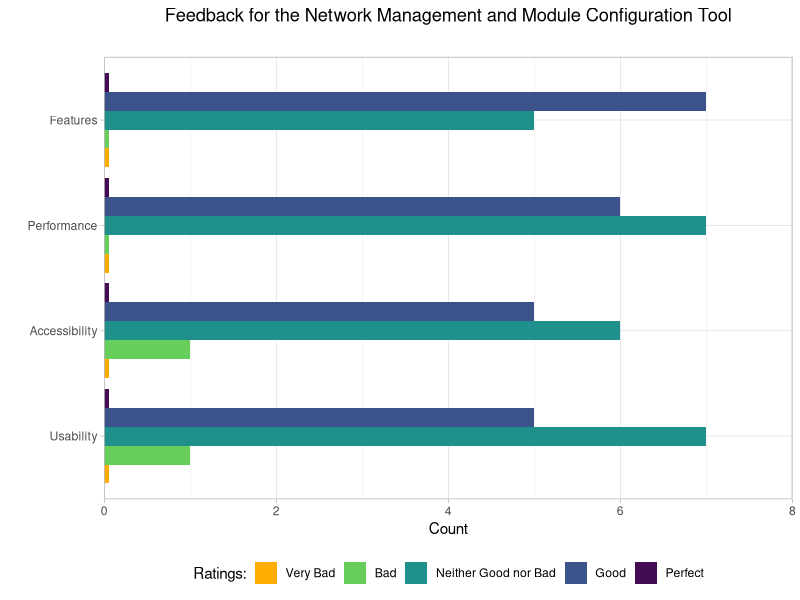
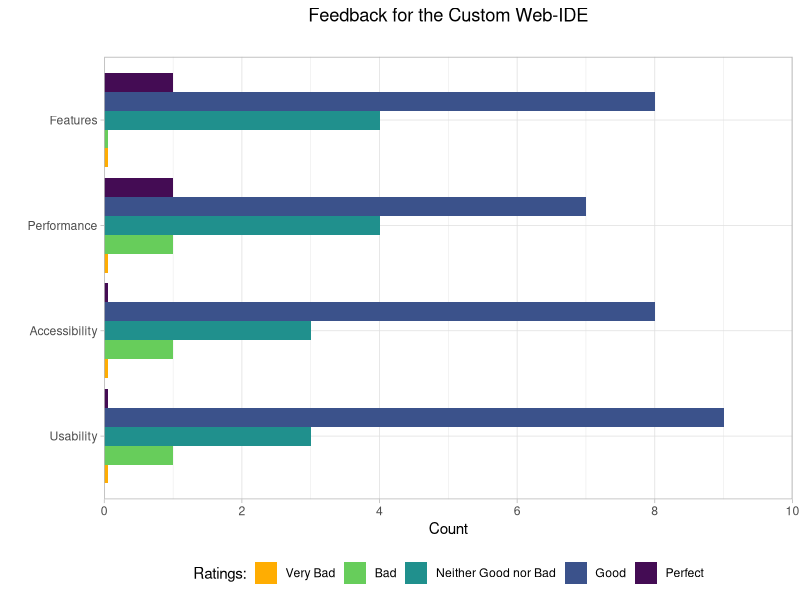
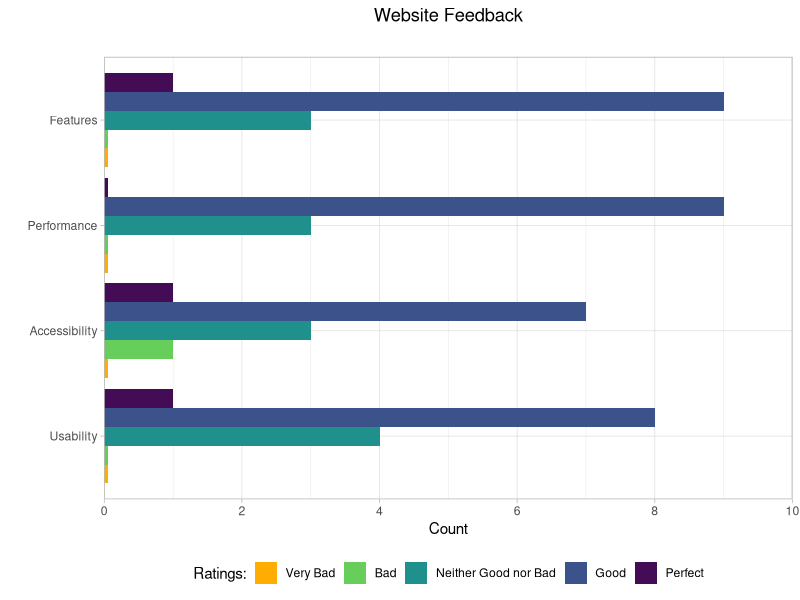
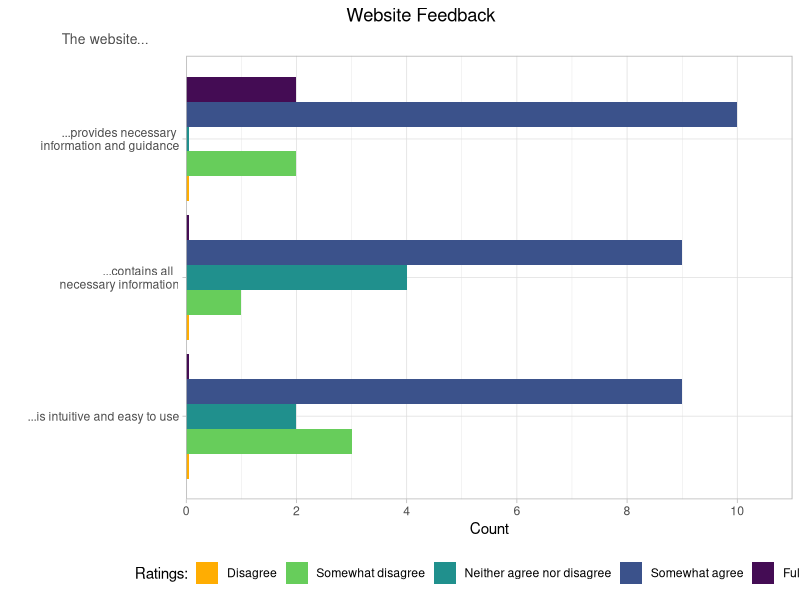
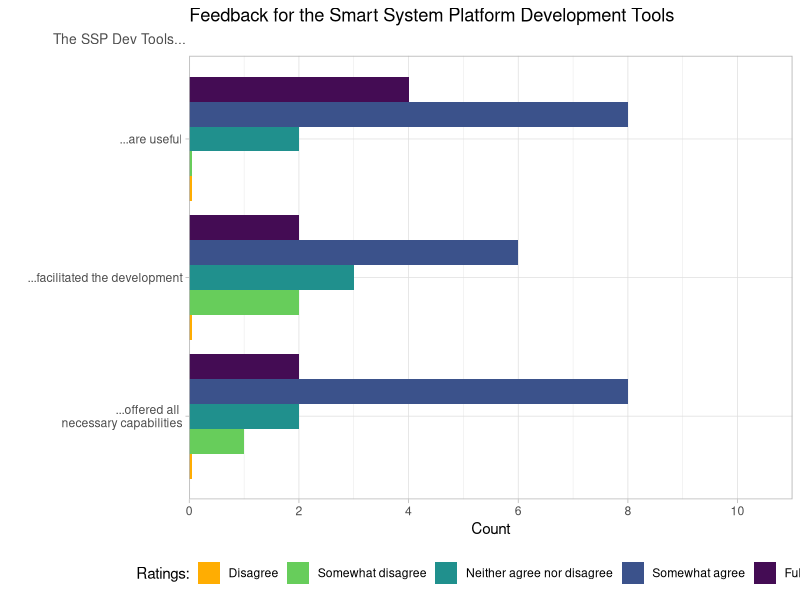
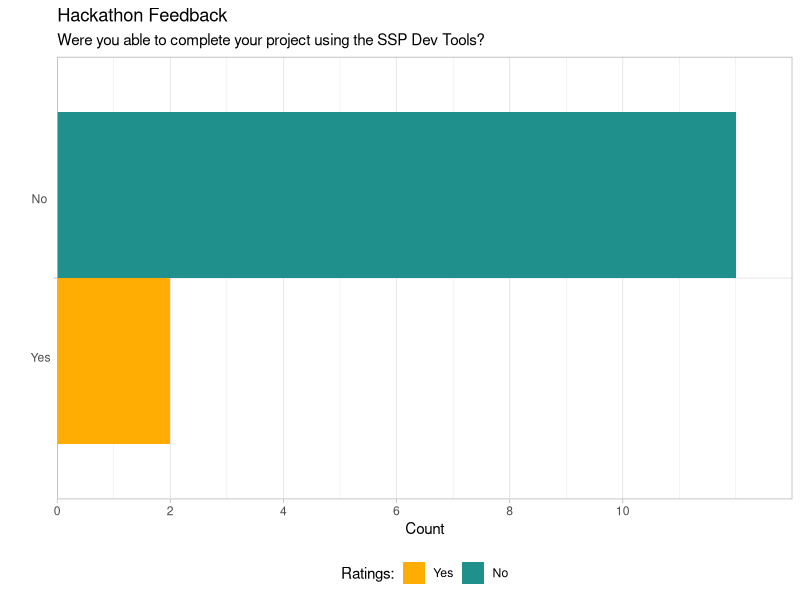
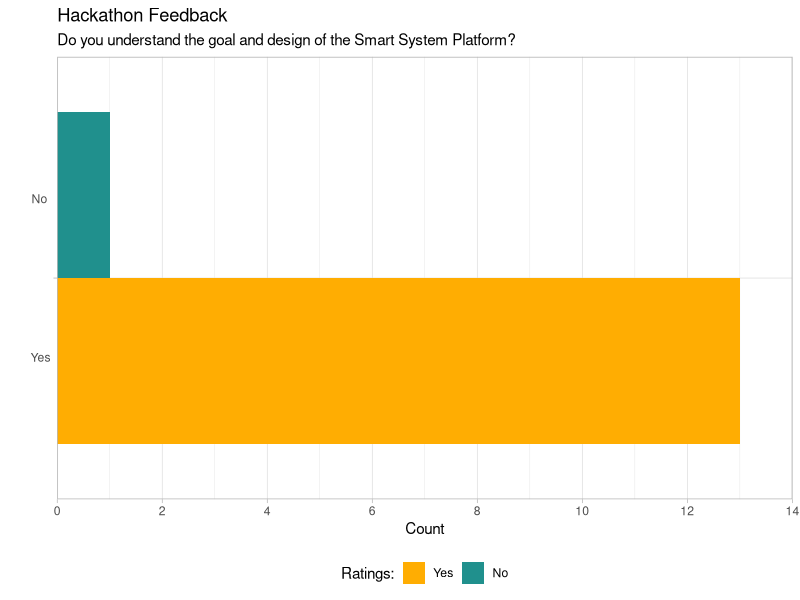
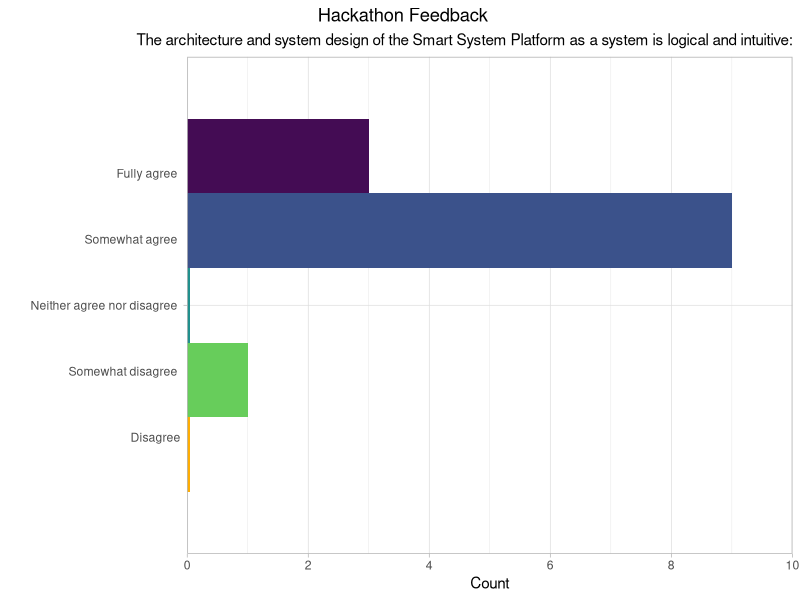

R code for these plots, in order:
## ---- chunk 1
library(ggplot2)
library(dplyr)
library(readr)
library(tidyverse)
library(tidyr)
library(mgcv)

#custom_colours <- c("#F8766D","#00BFC4")
custom_colours <- c("#F8766D", "#00BFC4", "#7CAE00", "#C77CFF", "#F564E3", "#619CFF", "#00BA38")

## ---- chunk 2

data <- read.csv("data/Smart System Platform Feedback_February 11, 2025_23.18.csv", header = TRUE, sep = ",")

descriptions <- data[1, , drop = FALSE]
data <- data %>% slice(-c(1:3))

options1 <- c("Very Bad", "Bad", "Neither Good nor Bad", "Good", "Perfect")
description1 <- c("Usability", "Accessibility", "Performance", "Features")

ide_data <- data[, c(45, 46, 47, 48)]
nmmct_data <- data[, c(49, 50, 51, 52)]
website_data <- data[, c(53, 54, 55, 56)]

options2 <- c("Disagree", "Somewhat disagree", "Neither agree nor disagree", "Somewhat agree", "Fully agree")
website_description0 <- c("...is intuitive and easy to use", "...contains all  \n necessary information", "...provides necessary \n information and guidance")
website_description <- descriptions[, c(66, 67, 70)]
website_data2 <- data[, c(66, 67, 70)]

ssp_description0 <- c("...offered all \n necessary capabilities", "...facilitated the development", "...are useful")
ssp_description <- descriptions[, c( 57, 59, 61)]
ssp_data <- data[, c( 57, 59, 61)]


component_description <- descriptions[, c(42)]
component_data <- data[, c(42)]
component_data <- as.data.frame(component_data)

options3 <- c("Yes", "No")
completion_description <- descriptions[, c(62)]
completion_description0 <- c("")
completion_data <- data[, c(62)]
completion_data <- as.data.frame(completion_data)

logic_description <- descriptions[, c(64)]
logic_description0 <- c("")
logic_data <- data[, c(64)]
logic_data <- as.data.frame(logic_data)

architecture_data <- data[, c(65)]
architecture_description <- descriptions[, c(65)]
architecture_data <- as.data.frame(architecture_data)

toolpage_data <- data[, c(69)]
toolpage_description <- descriptions[, c(69)]
toolpage_data <- as.data.frame(toolpage_data)

ct_data <- data[, c(62, 64)]
ct_description <- descriptions[, c(62, 64)]

ta_data <- data[, c(65, 69)]
ta_description <- descriptions[, c(62, 64)]

## ---- chunk 3

nmmct_long <- nmmct_data %>%
  pivot_longer(cols = everything(), names_to = "Aspect", values_to = "Response") %>%
  drop_na() %>%
  filter(Response != "")  

nmmct_long$Response <- factor(nmmct_long$Response, levels = options1)

nmmct_counts <- nmmct_long %>%
  count(Aspect, Response, name = "Count")
missing_levels <- expand.grid(Aspect = unique(nmmct_counts$Aspect), Response = options1) %>%
  anti_join(nmmct_counts, by = c("Aspect", "Response"))

if (nrow(missing_levels) > 0) {
  missing_levels$Count <- 0.05
  nmmct_counts <- bind_rows(nmmct_counts, missing_levels)
}

custom_colours <- c("Very Bad" = "#ffad02", 
                    "Bad" = "#67cd5b", 
                    "Neither Good nor Bad" = "#20908d", 
                    "Good" = "#3b528b", 
                    "Perfect" = "#440c54")

p_nmmct <- ggplot(nmmct_counts, aes(x = Aspect, y = Count, fill = Response)) +
  geom_bar(stat = "identity", position = "dodge") + 
  coord_flip() + 
  scale_fill_manual(values = custom_colours, name = "Ratings:", drop = FALSE) +  
  scale_x_discrete(labels = description1) + 
  scale_y_continuous(expand = c(0, 0), , limits = c(0, 8)) +
  labs(title = "Feedback for the Network Management and Module Configuration Tool",
       subtitle = "",
       x = "",
       y = "Count") +
  theme_light() +
  theme(legend.position = "bottom",
        plot.title = element_text(hjust = 0.5)) 

ggsave(filename = paste0("plots/nmmct.png"), plot = p_nmmct, width = 10, height = 6, dpi = 300, bg = "white")

## ---- chunk 4

ide_long <- ide_data %>%
  pivot_longer(cols = everything(), names_to = "Aspect", values_to = "Response") %>%
  drop_na() %>%
  filter(Response != "")  

ide_long$Response <- factor(ide_long$Response, levels = options1)

ide_counts <- ide_long %>%
  count(Aspect, Response, name = "Count")
missing_levels <- expand.grid(Aspect = unique(ide_counts$Aspect), Response = options1) %>%
  anti_join(ide_counts, by = c("Aspect", "Response"))

if (nrow(missing_levels) > 0) {
  missing_levels$Count <- 0.05
  ide_counts <- bind_rows(ide_counts, missing_levels)
}

custom_colours <- c("Very Bad" = "#ffad02", 
                    "Bad" = "#67cd5b", 
                    "Neither Good nor Bad" = "#20908d", 
                    "Good" = "#3b528b", 
                    "Perfect" = "#440c54")

p_ide <- ggplot(ide_counts, aes(x = Aspect, y = Count, fill = Response)) +
  geom_bar(stat = "identity", position = "dodge") + 
  coord_flip() + 
  scale_fill_manual(values = custom_colours, name = "Ratings:", drop = FALSE) +  
  scale_x_discrete(labels = description1) + 
  scale_y_continuous(expand = c(0, 0), , limits = c(0, 10), breaks = seq(0, 10, by = 2)) +
  labs(title = "Feedback for the Custom Web-IDE",
       subtitle = "",
       x = "",
       y = "Count") +
  theme_light() +
  theme(legend.position = "bottom",
        plot.title = element_text(hjust = 0.5)) 

ggsave(filename = paste0("plots/ide.png"), plot = p_ide, width = 10, height = 6, dpi = 300, bg = "white")

## ---- chunk 5

website_long <- website_data %>%
  pivot_longer(cols = everything(), names_to = "Aspect", values_to = "Response") %>%
  drop_na() %>%
  filter(Response != "")  

website_long$Response <- factor(website_long$Response, levels = options1)

website_counts <- website_long %>%
  count(Aspect, Response, name = "Count")
missing_levels <- expand.grid(Aspect = unique(website_counts$Aspect), Response = options1) %>%
  anti_join(website_counts, by = c("Aspect", "Response"))

if (nrow(missing_levels) > 0) {
  missing_levels$Count <- 0.05
  website_counts <- bind_rows(website_counts, missing_levels)
}

custom_colours <- c("Very Bad" = "#ffad02", 
                    "Bad" = "#67cd5b", 
                    "Neither Good nor Bad" = "#20908d", 
                    "Good" = "#3b528b", 
                    "Perfect" = "#440c54")

p_website <- ggplot(website_counts, aes(x = Aspect, y = Count, fill = Response)) +
  geom_bar(stat = "identity", position = "dodge") + 
  coord_flip() + 
  scale_fill_manual(values = custom_colours, name = "Ratings:", drop = FALSE) +  
  scale_x_discrete(labels = description1) + 
  scale_y_continuous(expand = c(0, 0), , limits = c(0, 10), breaks = seq(0, 10, by = 2)) +
  labs(title = "Website Feedback",
       subtitle = "",
       x = "",
       y = "Count") +
  theme_light() +
  theme(legend.position = "bottom",
        plot.title = element_text(hjust = 0.5)) 

ggsave(filename = paste0("plots/website.png"), plot = p_website, width = 10, height = 6, dpi = 300, bg = "white")

## ---- chunk 6

website_long <- website_data2 %>%
  pivot_longer(cols = everything(), names_to = "Aspect", values_to = "Response") %>%
  drop_na() %>%
  filter(Response != "")  

website_long$Response <- factor(website_long$Response, levels = options2)

website_counts <- website_long %>%
  count(Aspect, Response, name = "Count")
missing_levels <- expand.grid(Aspect = unique(website_counts$Aspect), Response = options2) %>%
  anti_join(website_counts, by = c("Aspect", "Response"))

if (nrow(missing_levels) > 0) {
  missing_levels$Count <- 0.05
  website_counts <- bind_rows(website_counts, missing_levels)
}

custom_colours2 <- c("Disagree" = "#ffad02", 
                    "Somewhat disagree" = "#67cd5b", 
                    "Neither agree nor disagree" = "#20908d", 
                    "Somewhat agree" = "#3b528b", 
                    "Fully agree" = "#440c54")

p_website2 <- ggplot(website_counts, aes(x = Aspect, y = Count, fill = Response)) +
  geom_bar(stat = "identity", position = "dodge") + 
  coord_flip() + 
  scale_fill_manual(values = custom_colours2, name = "Ratings:", drop = FALSE) +  
  scale_x_discrete(labels = website_description0) + 
  scale_y_continuous(expand = c(0, 0), , limits = c(0, 11), breaks = seq(0, 10, by = 2)) +
  labs(title = "Website Feedback",
       subtitle = "The website...",
       x = "",
       y = "Count") +
  theme_light() +
  theme(legend.position = "bottom",
        plot.title = element_text(hjust = 0.35),
        plot.subtitle = element_text(hjust = -0.24, size = 10, color = "grey30")
        ) 

ggsave(filename = paste0("plots/website2.png"), plot = p_website2, width = 10, height = 6, dpi = 300, bg = "white")

## ---- chunk 7

ssp_long <- ssp_data %>%
  pivot_longer(cols = everything(), names_to = "Aspect", values_to = "Response") %>%
  drop_na() %>%
  filter(Response != "")  

ssp_long$Response <- factor(ssp_long$Response, levels = options2)

ssp_counts <- ssp_long %>%
  count(Aspect, Response, name = "Count")
missing_levels <- expand.grid(Aspect = unique(ssp_counts$Aspect), Response = options2) %>%
  anti_join(ssp_counts, by = c("Aspect", "Response"))

if (nrow(missing_levels) > 0) {
  missing_levels$Count <- 0.05
  ssp_counts <- bind_rows(ssp_counts, missing_levels)
}

custom_colours2 <- c("Disagree" = "#ffad02", 
                    "Somewhat disagree" = "#67cd5b", 
                    "Neither agree nor disagree" = "#20908d", 
                    "Somewhat agree" = "#3b528b", 
                    "Fully agree" = "#440c54")

p_ssp <- ggplot(ssp_counts, aes(x = Aspect, y = Count, fill = Response)) +
  geom_bar(stat = "identity", position = "dodge") + 
  coord_flip() + 
  scale_fill_manual(values = custom_colours2, name = "Ratings:", drop = FALSE) +  
  scale_x_discrete(labels = ssp_description0) + 
  scale_y_continuous(expand = c(0, 0), , limits = c(0, 11), breaks = seq(0, 10, by = 2)) +
  labs(title = "Feedback for the Smart System Platform Development Tools",
       subtitle = "The SSP Dev Tools...",
       x = "",
       y = "Count") +
  theme_light() +
  theme(legend.position = "bottom",
        plot.title = element_text(hjust = 0.),
        plot.subtitle = element_text(hjust = -0.29, size = 10, color = "grey30")
        )

ggsave(filename = paste0("plots/ssp.png"), plot = p_ssp, width = 10, height = 6, dpi = 300, bg = "white")

## ---- chunk 8

completion_long <- completion_data %>%
  pivot_longer(cols = everything(), names_to = "Aspect", values_to = "Response") %>%
  drop_na() %>%
  filter(Response != "")  

completion_long$Response <- factor(completion_long$Response, levels = options3)

completion_counts <- completion_long %>%
  count(Aspect, Response, name = "Count")
missing_levels <- expand.grid(Aspect = unique(completion_counts$Aspect), Response = options3) %>%
  anti_join(completion_counts, by = c("Aspect", "Response"))

#if (nrow(missing_levels) > 0) {
#  missing_levels$Count <- 0.05
#  completion_counts <- bind_rows(completion_counts, missing_levels)
#}

custom_colours2 <- c("Yes" = "#ffad02", 
                     "No" = "#20908d")

p_completion <- ggplot(completion_counts, aes(x = Aspect, y = Count, fill = Response)) +
  geom_bar(stat = "identity", position = "dodge") + 
  coord_flip() + 
  scale_fill_manual(values = custom_colours2, name = "Ratings:", drop = FALSE) +  
  scale_x_discrete(labels = c("No \n\n\n\n\n\n\n\n\n\n\n\n Yes")) + 
  scale_y_continuous(expand = c(0, 0), , limits = c(0, 13), breaks = seq(0, 10, by = 2)) +
  labs(title = "Hackathon Feedback",
       subtitle = "Were you able to complete your project using the SSP Dev Tools?",#completion_description,
       x = "",
       y = "Count") +
  theme_light() +
  theme(legend.position = "bottom",
        #plot.title = element_text(hjust = 0.5),
        #plot.subtitle = element_text(hjust = -0.29, size = 10, color = "grey30")
        )

ggsave(filename = paste0("plots/completion.png"), plot = p_completion, width = 6, height = 6, dpi = 300, bg = "white")

## ---- chunk 9

logic_long <- logic_data %>%
  pivot_longer(cols = everything(), names_to = "Aspect", values_to = "Response") %>%
  drop_na() %>%
  filter(Response != "")  

logic_long$Response <- factor(logic_long$Response, levels = options3)

logic_counts <- logic_long %>%
  count(Aspect, Response, name = "Count")
missing_levels <- expand.grid(Aspect = unique(logic_counts$Aspect), Response = options3) %>%
  anti_join(logic_counts, by = c("Aspect", "Response"))

#if (nrow(missing_levels) > 0) {
#  missing_levels$Count <- 0.05
#  logic_counts <- bind_rows(logic_counts, missing_levels)
#}

custom_colours2 <- c("Yes" = "#ffad02", 
                     "No" = "#20908d")

p_logic <- ggplot(logic_counts, aes(x = Aspect, y = Count, fill = Response)) +
  geom_bar(stat = "identity", position = "dodge") + 
  coord_flip() + 
  scale_fill_manual(values = custom_colours2, name = "Ratings:", drop = FALSE) +  
  scale_x_discrete(labels = c("No \n\n\n\n\n\n\n\n\n\n\n\n Yes")) + 
  scale_y_continuous(expand = c(0, 0), , limits = c(0, 14), breaks = seq(0, 14, by = 2)) +
  labs(title = "Hackathon Feedback",
       subtitle = logic_description,
       x = "",
       y = "Count") +
  theme_light() +
  theme(legend.position = "bottom",
        #plot.title = element_text(hjust = 0.5),
        #plot.subtitle = element_text(hjust = -0.29, size = 10, color = "grey30")
        )

ggsave(filename = paste0("plots/logic.png"), plot = p_logic, width = 6, height = 6, dpi = 300, bg = "white")

## ---- chunk 10

architecture_long <- architecture_data %>%
  pivot_longer(cols = everything(), names_to = "Aspect", values_to = "Response") %>%
  drop_na() %>%
  filter(Response != "")  

architecture_long$Response <- factor(architecture_long$Response, levels = options2)

architecture_counts <- architecture_long %>%
  count(Aspect, Response, name = "Count")
missing_levels <- expand.grid(Aspect = unique(architecture_counts$Aspect), Response = options2) %>%
  anti_join(architecture_counts, by = c("Aspect", "Response"))

if (nrow(missing_levels) > 0) {
  missing_levels$Count <- 0.05
  architecture_counts <- bind_rows(architecture_counts, missing_levels)
}

custom_colours2 <- c("Disagree" = "#ffad02", 
                    "Somewhat disagree" = "#67cd5b", 
                    "Neither agree nor disagree" = "#20908d", 
                    "Somewhat agree" = "#3b528b", 
                    "Fully agree" = "#440c54")

p_architecture <- ggplot(architecture_counts, aes(x = Aspect, y = Count, fill = Response)) +
  geom_bar(stat = "identity", position = "dodge") + 
  coord_flip() + 
  scale_fill_manual(values = custom_colours2, name = "", drop = FALSE) +  
  scale_x_discrete(labels = c("Fully agree \n\n\n\n\n Somewhat agree \n\n\n\n\n Neither agree nor disagree \n\n\n\n\n Somewhat disagree \n\n\n\n\n Disagree")) + 
  scale_y_continuous(expand = c(0, 0), , limits = c(0, 10), breaks = seq(0, 10, by = 2)) +
  labs(title = "Hackathon Feedback",
       subtitle = architecture_description,
       x = "",
       y = "Count") +
  theme_light() +
  theme(legend.position = "none",
        plot.title = element_text(hjust = 0.3),
        plot.subtitle = element_text(hjust = 1)
        )

ggsave(filename = paste0("plots/architecture.png"), plot = p_architecture, width = 8, height = 6, dpi = 300, bg = "white")

## ---- chunk 11

toolpage_long <- toolpage_data %>%
  pivot_longer(cols = everything(), names_to = "Aspect", values_to = "Response") %>%
  drop_na() %>%
  filter(Response != "")  

toolpage_long$Response <- factor(toolpage_long$Response, levels = options2)

toolpage_counts <- toolpage_long %>%
  count(Aspect, Response, name = "Count")
missing_levels <- expand.grid(Aspect = unique(toolpage_counts$Aspect), Response = options2) %>%
  anti_join(toolpage_counts, by = c("Aspect", "Response"))

if (nrow(missing_levels) > 0) {
  missing_levels$Count <- 0.05
  toolpage_counts <- bind_rows(toolpage_counts, missing_levels)
}

custom_colours2 <- c("Disagree" = "#ffad02", 
                    "Somewhat disagree" = "#67cd5b", 
                    "Neither agree nor disagree" = "#20908d", 
                    "Somewhat agree" = "#3b528b", 
                    "Fully agree" = "#440c54")

p_toolpage <- ggplot(toolpage_counts, aes(x = Aspect, y = Count, fill = Response)) +
  geom_bar(stat = "identity", position = "dodge") + 
  coord_flip() + 
  scale_fill_manual(values = custom_colours2, name = "", drop = FALSE) +  
  scale_x_discrete(labels = c("Fully agree \n\n\n\n\n\n Somewhat agree \n\n\n\n\n\n Neither agree nor disagree \n\n\n\n\n\n Somewhat disagree \n\n\n\n\n\n Disagree")) + 
  scale_y_continuous(expand = c(0, 0), , limits = c(0, 11), breaks = seq(0, 11, by = 2)) +
  labs(title = "Hackathon Feedback",
       subtitle = "The Smart System Platform Development Tool page is intuitive and easy to use",#toolpage_description,
       x = "",
       y = "Count") +
  theme_light() +
  theme(legend.position = "none",
        plot.title = element_text(hjust = 0.3),
        plot.subtitle = element_text(hjust = 9.2)
        )

ggsave(filename = paste0("plots/toolpage.png"), plot = p_toolpage, width = 8, height = 6, dpi = 300, bg = "white")

## ---- chunk 12
options4 <- c( "Hardware", "Website", "GitHub", "Networking Library", "Network Management and Module Configuration Tool", "Custom Web-IDE")

component_data <- component_data %>%
  mutate(component_data = str_replace_all(component_data, ", ", " ")) %>%
  separate_rows(component_data, sep = ",") %>%
  mutate(component_data = case_when(
    component_data == "Software (Networking library etc.)" ~ "Networking Library",
    component_data == "Smart System Website (Guide Specifications other support material)" ~ "Website",
    component_data == "Smart Module Hardware (Smart Motor Dahal Board etc.)" ~ "Hardware",
    component_data == "Smart System Platform Github page" ~ "GitHub",
    component_data == "Network Management and Module Configuration Tool" ~ "Network Management and Module Configuration Tool",
    component_data == "Custom Web-IDE" ~ "Custom Web-IDE",
    TRUE ~ component_data  # Keep all other values unchanged
  ))
  
component_long <- component_data %>%
  pivot_longer(cols = everything(), names_to = "Aspect", values_to = "Response") %>%
  drop_na() %>%
  filter(Response != "")  

component_long$Response <- factor(component_long$Response, levels = options4)

component_counts <- component_long %>%
  count(Aspect, Response, name = "Count")
missing_levels <- expand.grid(Aspect = unique(component_counts$Aspect), Response = options4) %>%
  anti_join(component_counts, by = c("Aspect", "Response"))

#if (nrow(missing_levels) > 0) {
#  missing_levels$Count <- 0.05
#  component_counts <- bind_rows(component_counts, missing_levels)
#}

custom_colours3 <- c("Hardware" = "#ffad02", 
                    "Website" = "#67cd5b", 
                    "GitHub" = "#20908d", 
                    "Networking Library" = "#3b528b", 
                    "Network Management and Module Configuration Tool" = "#440c54",
                    "Custom Web-IDE" = "#972c80")#fde724 972c80

p_component <- ggplot(component_counts, aes(x = Aspect, y = Count, fill = Response)) +
  geom_bar(stat = "identity", position = "dodge") + 
  coord_flip() + 
  scale_fill_manual(values = custom_colours3, name = "", drop = FALSE) +  
  scale_x_discrete(labels = c("Hardware \n\n\n\n Website \n\n\n\n GitHub \n\n\n\n\n Networking Library \n\n\n\n Network Management and \n Module Configuration Tool \n\n\n\n Custom Web-IDE")) + 
  scale_y_continuous(expand = c(0, 0), , limits = c(0, 13), breaks = seq(0, 13, by = 2)) +
  labs(title = "Components of the Smart System Platform Used",
       subtitle = "",#component_description,
       x = "",
       y = "Count") +
  theme_light() +
  theme(legend.position = "Bottom",
        plot.title = element_text(hjust = 0),
        plot.subtitle = element_text(hjust = 1)
        )

ggsave(filename = paste0("plots/component.png"), plot = p_component, width = 8, height = 6, dpi = 300, bg = "white")

